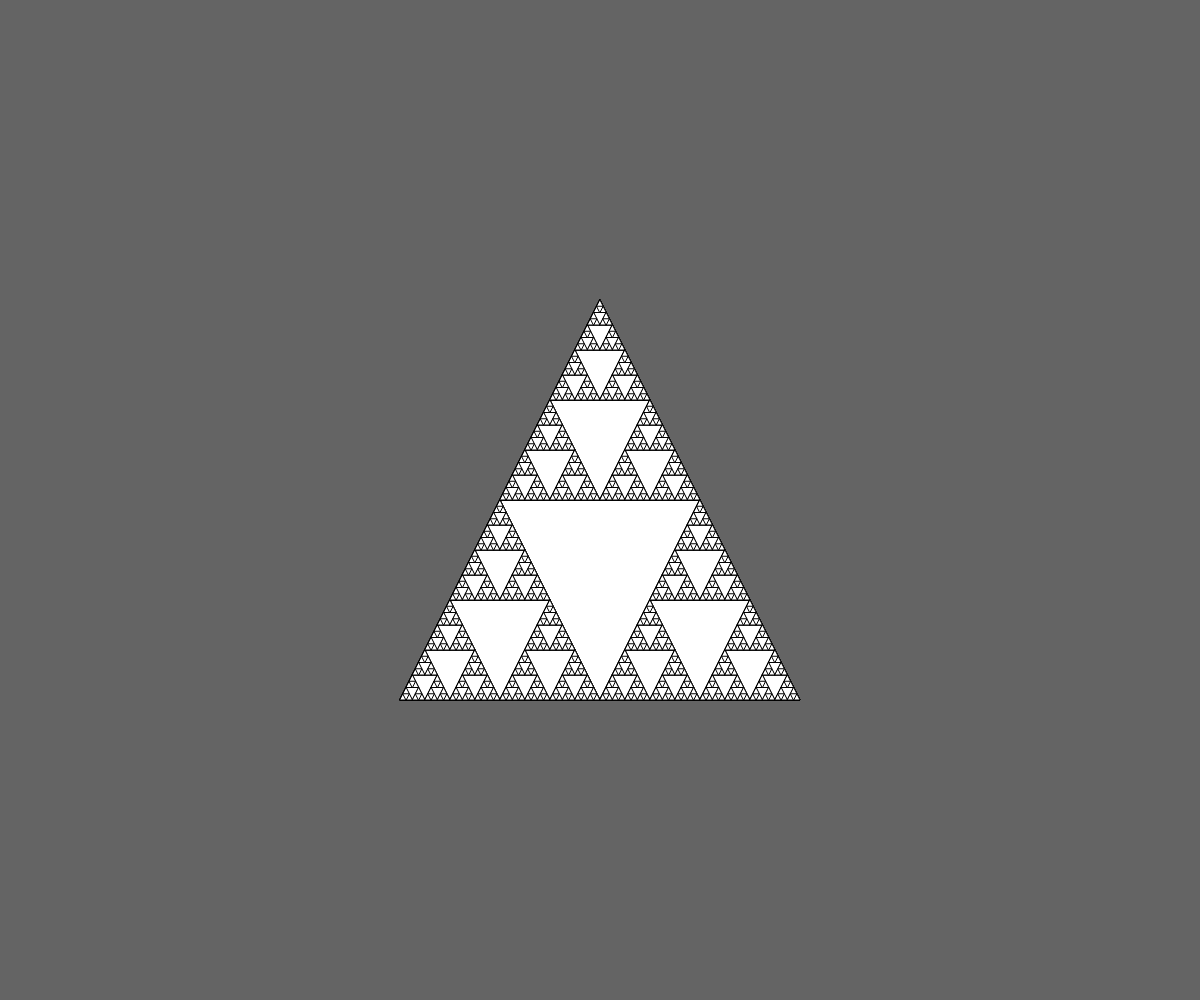
Frame 1 (no input)
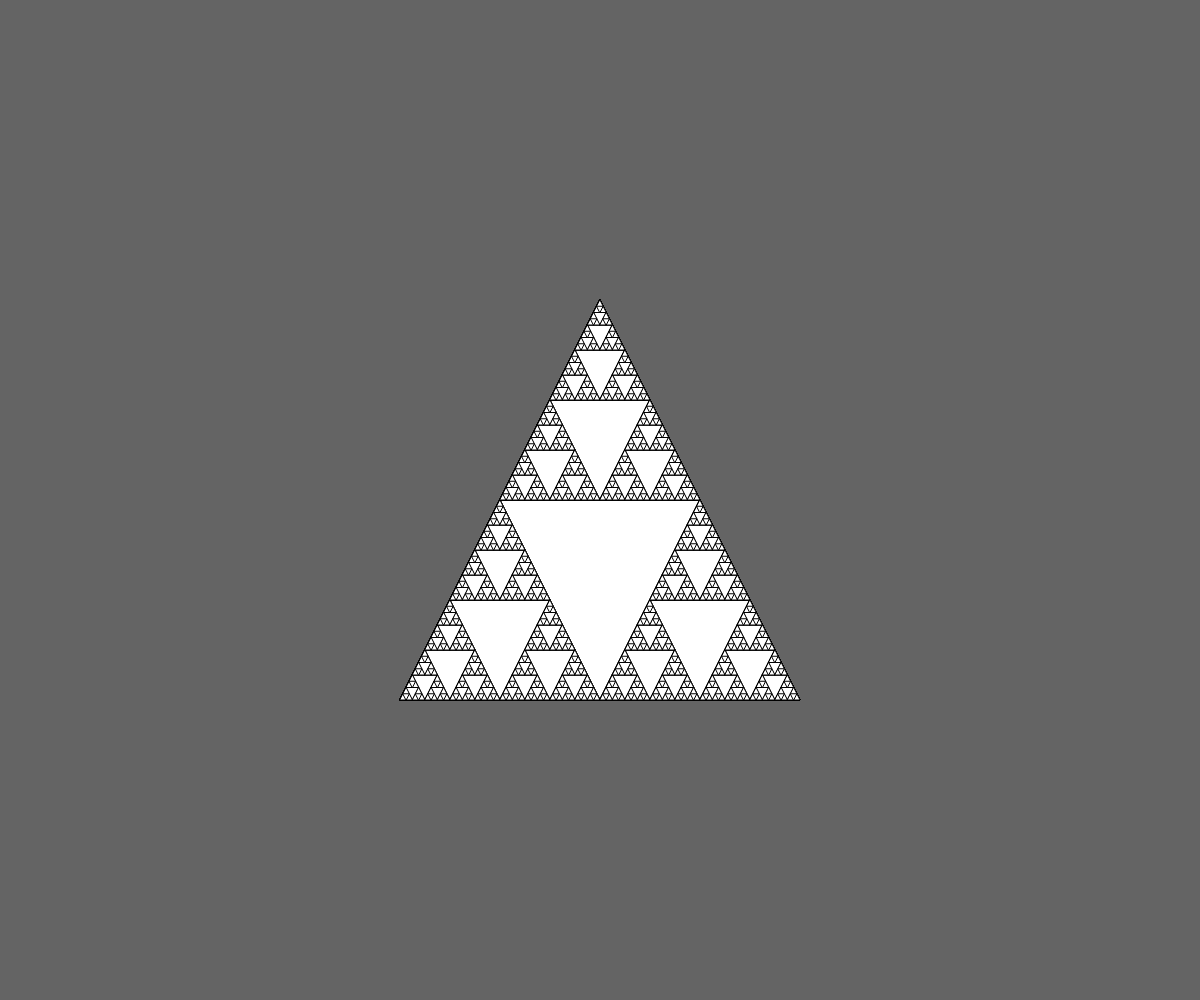
Frame 2 (the mouse pressed at the canvas centre, redrawn once)

The p5.js sketch that drew these frames (run headless with seeded random() and noise() and a simulated clock; the mouse was pressed at the canvas centre and the sketch redrawn once):

// p5.js sketch
// ── sketch.js
function setup() {
	createCanvas(windowWidth, windowHeight);
	background(100);
	noLoop(); // отключаю перерисовку
}

function draw() {
	translate(width/2-200, height/2+200);
	scale(1,-1);
	triangleIntriangle(200);
	
}

function triangleIntriangle(size) { //создаю функцию «Эллипс в эллипсе»
	if (size > 5) {
		triangle(0,0,2*size,0,size,2*size); // рисую круг с центром в точке 0,0 радиуса size
		triangle(0.5*size,size,1.5*size,size,size,0);
		triangleIntriangle(0.5*size ); // вызываю функцию
		push();
		translate(0.5*size,size);
		triangleIntriangle(0.5*size );
		pop();
		push();
		translate(size,0);
		triangleIntriangle(0.5*size );
		pop();
	}
}
